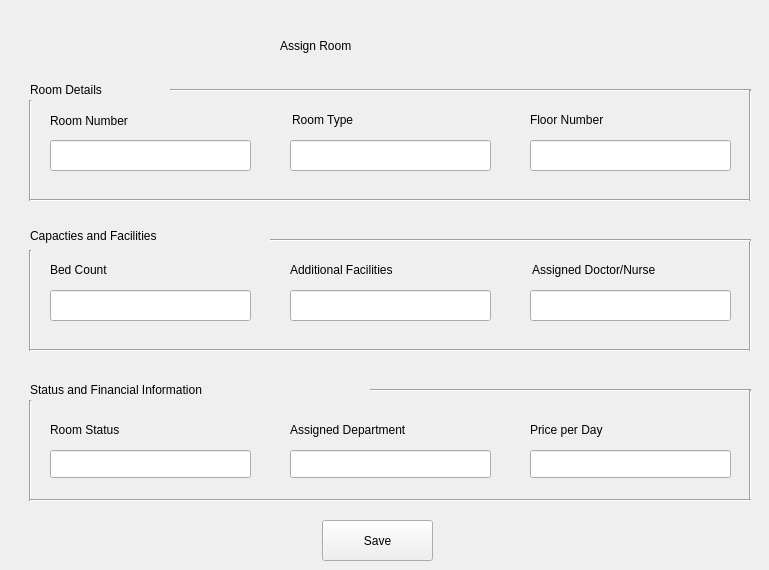
    <widget class="QWidget" name="page_12">
     <widget class="QLabel" name="label_56">
      <property name="geometry">
       <rect>
        <x>280</x>
        <y>30</y>
        <width>281</width>
        <height>31</height>
       </rect>
      </property>
      <property name="styleSheet">
       <string notr="true">font: 24pt &quot;Sitka Small&quot;;</string>
      </property>
      <property name="text">
       <string>Assign Room</string>
      </property>
     </widget>
     <widget class="Line" name="line_25">
      <property name="geometry">
       <rect>
        <x>170</x>
        <y>80</y>
        <width>581</width>
        <height>20</height>
       </rect>
      </property>
      <property name="orientation">
       <enum>Qt::Orientation::Horizontal</enum>
      </property>
     </widget>
     <widget class="QLabel" name="label_59">
      <property name="geometry">
       <rect>
        <x>30</x>
        <y>80</y>
        <width>151</width>
        <height>20</height>
       </rect>
      </property>
      <property name="styleSheet">
       <string notr="true">font: 14pt &quot;Segoe Fluent Icons&quot;;</string>
      </property>
      <property name="text">
       <string>Room Details</string>
      </property>
     </widget>
     <widget class="Line" name="line_26">
      <property name="geometry">
       <rect>
        <x>20</x>
        <y>100</y>
        <width>20</width>
        <height>101</height>
       </rect>
      </property>
      <property name="orientation">
       <enum>Qt::Orientation::Vertical</enum>
      </property>
     </widget>
     <widget class="QLabel" name="label_60">
      <property name="geometry">
       <rect>
        <x>50</x>
        <y>110</y>
        <width>101</width>
        <height>21</height>
       </rect>
      </property>
      <property name="text">
       <string>Room Number</string>
      </property>
     </widget>
     <widget class="QLabel" name="label_61">
      <property name="geometry">
       <rect>
        <x>292</x>
        <y>110</y>
        <width>201</width>
        <height>20</height>
       </rect>
      </property>
      <property name="text">
       <string>Room Type</string>
      </property>
     </widget>
     <widget class="QLineEdit" name="lineEdit_3">
      <property name="geometry">
       <rect>
        <x>290</x>
        <y>140</y>
        <width>201</width>
        <height>31</height>
       </rect>
      </property>
     </widget>
     <widget class="QLineEdit" name="lineEdit">
      <property name="geometry">
       <rect>
        <x>50</x>
        <y>140</y>
        <width>201</width>
        <height>31</height>
       </rect>
      </property>
     </widget>
     <widget class="QLineEdit" name="lineEdit_4">
      <property name="geometry">
       <rect>
        <x>530</x>
        <y>140</y>
        <width>201</width>
        <height>31</height>
       </rect>
      </property>
     </widget>
     <widget class="QLabel" name="label_62">
      <property name="geometry">
       <rect>
        <x>530</x>
        <y>110</y>
        <width>101</width>
        <height>20</height>
       </rect>
      </property>
      <property name="text">
       <string>Floor Number</string>
      </property>
     </widget>
     <widget class="Line" name="line_27">
      <property name="geometry">
       <rect>
        <x>30</x>
        <y>190</y>
        <width>721</width>
        <height>20</height>
       </rect>
      </property>
      <property name="orientation">
       <enum>Qt::Orientation::Horizontal</enum>
      </property>
     </widget>
     <widget class="Line" name="line_28">
      <property name="geometry">
       <rect>
        <x>740</x>
        <y>90</y>
        <width>20</width>
        <height>111</height>
       </rect>
      </property>
      <property name="orientation">
       <enum>Qt::Orientation::Vertical</enum>
      </property>
     </widget>
     <widget class="QLabel" name="label_63">
      <property name="geometry">
       <rect>
        <x>30</x>
        <y>220</y>
        <width>241</width>
        <height>31</height>
       </rect>
      </property>
      <property name="styleSheet">
       <string notr="true">font: 14pt &quot;Segoe Fluent Icons&quot;;</string>
      </property>
      <property name="text">
       <string>Capacties and Facilities</string>
      </property>
     </widget>
     <widget class="Line" name="line_29">
      <property name="geometry">
       <rect>
        <x>20</x>
        <y>250</y>
        <width>20</width>
        <height>101</height>
       </rect>
      </property>
      <property name="orientation">
       <enum>Qt::Orientation::Vertical</enum>
      </property>
     </widget>
     <widget class="QLabel" name="label_64">
      <property name="geometry">
       <rect>
        <x>50</x>
        <y>260</y>
        <width>71</width>
        <height>20</height>
       </rect>
      </property>
      <property name="text">
       <string>Bed Count</string>
      </property>
     </widget>
     <widget class="QLabel" name="label_65">
      <property name="geometry">
       <rect>
        <x>290</x>
        <y>260</y>
        <width>131</width>
        <height>20</height>
       </rect>
      </property>
      <property name="text">
       <string>Additional Facilities</string>
      </property>
     </widget>
     <widget class="QLabel" name="label_66">
      <property name="geometry">
       <rect>
        <x>532</x>
        <y>260</y>
        <width>161</width>
        <height>20</height>
       </rect>
      </property>
      <property name="text">
       <string>Assigned Doctor/Nurse</string>
      </property>
     </widget>
     <widget class="QLineEdit" name="lineEdit_5">
      <property name="geometry">
       <rect>
        <x>50</x>
        <y>290</y>
        <width>201</width>
        <height>31</height>
       </rect>
      </property>
     </widget>
     <widget class="QLineEdit" name="lineEdit_6">
      <property name="geometry">
       <rect>
        <x>290</x>
        <y>290</y>
        <width>201</width>
        <height>31</height>
       </rect>
      </property>
     </widget>
     <widget class="QLineEdit" name="lineEdit_7">
      <property name="geometry">
       <rect>
        <x>530</x>
        <y>290</y>
        <width>201</width>
        <height>31</height>
       </rect>
      </property>
     </widget>
     <widget class="Line" name="line_30">
      <property name="geometry">
       <rect>
        <x>30</x>
        <y>340</y>
        <width>721</width>
        <height>20</height>
       </rect>
      </property>
      <property name="orientation">
       <enum>Qt::Orientation::Horizontal</enum>
      </property>
     </widget>
     <widget class="Line" name="line_31">
      <property name="geometry">
       <rect>
        <x>740</x>
        <y>240</y>
        <width>20</width>
        <height>111</height>
       </rect>
      </property>
      <property name="orientation">
       <enum>Qt::Orientation::Vertical</enum>
      </property>
     </widget>
     <widget class="Line" name="line_32">
      <property name="geometry">
       <rect>
        <x>270</x>
        <y>230</y>
        <width>481</width>
        <height>20</height>
       </rect>
      </property>
      <property name="orientation">
       <enum>Qt::Orientation::Horizontal</enum>
      </property>
     </widget>
     <widget class="QLabel" name="label_67">
      <property name="geometry">
       <rect>
        <x>30</x>
        <y>380</y>
        <width>341</width>
        <height>20</height>
       </rect>
      </property>
      <property name="styleSheet">
       <string notr="true">font: 14pt &quot;Segoe Fluent Icons&quot;;</string>
      </property>
      <property name="text">
       <string>Status and Financial Information</string>
      </property>
     </widget>
     <widget class="Line" name="line_33">
      <property name="geometry">
       <rect>
        <x>20</x>
        <y>400</y>
        <width>20</width>
        <height>101</height>
       </rect>
      </property>
      <property name="orientation">
       <enum>Qt::Orientation::Vertical</enum>
      </property>
     </widget>
     <widget class="Line" name="line_34">
      <property name="geometry">
       <rect>
        <x>370</x>
        <y>380</y>
        <width>381</width>
        <height>20</height>
       </rect>
      </property>
      <property name="orientation">
       <enum>Qt::Orientation::Horizontal</enum>
      </property>
     </widget>
     <widget class="Line" name="line_35">
      <property name="geometry">
       <rect>
        <x>740</x>
        <y>390</y>
        <width>20</width>
        <height>111</height>
       </rect>
      </property>
      <property name="orientation">
       <enum>Qt::Orientation::Vertical</enum>
      </property>
     </widget>
     <widget class="Line" name="line_36">
      <property name="geometry">
       <rect>
        <x>30</x>
        <y>490</y>
        <width>721</width>
        <height>20</height>
       </rect>
      </property>
      <property name="orientation">
       <enum>Qt::Orientation::Horizontal</enum>
      </property>
     </widget>
     <widget class="QLabel" name="label_68">
      <property name="geometry">
       <rect>
        <x>50</x>
        <y>419</y>
        <width>91</width>
        <height>21</height>
       </rect>
      </property>
      <property name="text">
       <string>Room Status</string>
      </property>
     </widget>
     <widget class="QLabel" name="label_69">
      <property name="geometry">
       <rect>
        <x>290</x>
        <y>420</y>
        <width>161</width>
        <height>20</height>
       </rect>
      </property>
      <property name="text">
       <string>Assigned Department</string>
      </property>
     </widget>
     <widget class="QLabel" name="label_70">
      <property name="geometry">
       <rect>
        <x>530</x>
        <y>420</y>
        <width>101</width>
        <height>20</height>
       </rect>
      </property>
      <property name="text">
       <string>Price per Day</string>
      </property>
     </widget>
     <widget class="QLineEdit" name="lineEdit_8">
      <property name="geometry">
       <rect>
        <x>50</x>
        <y>450</y>
        <width>201</width>
        <height>28</height>
       </rect>
      </property>
     </widget>
     <widget class="QLineEdit" name="lineEdit_9">
      <property name="geometry">
       <rect>
        <x>290</x>
        <y>450</y>
        <width>201</width>
        <height>28</height>
       </rect>
      </property>
     </widget>
     <widget class="QLineEdit" name="lineEdit_10">
      <property name="geometry">
       <rect>
        <x>530</x>
        <y>450</y>
        <width>201</width>
        <height>28</height>
       </rect>
      </property>
     </widget>
     <widget class="QPushButton" name="pushButton_2">
      <property name="geometry">
       <rect>
        <x>322</x>
        <y>520</y>
        <width>111</width>
        <height>41</height>
       </rect>
      </property>
      <property name="text">
       <string>Save</string>
      </property>
     </widget>
    </widget>
